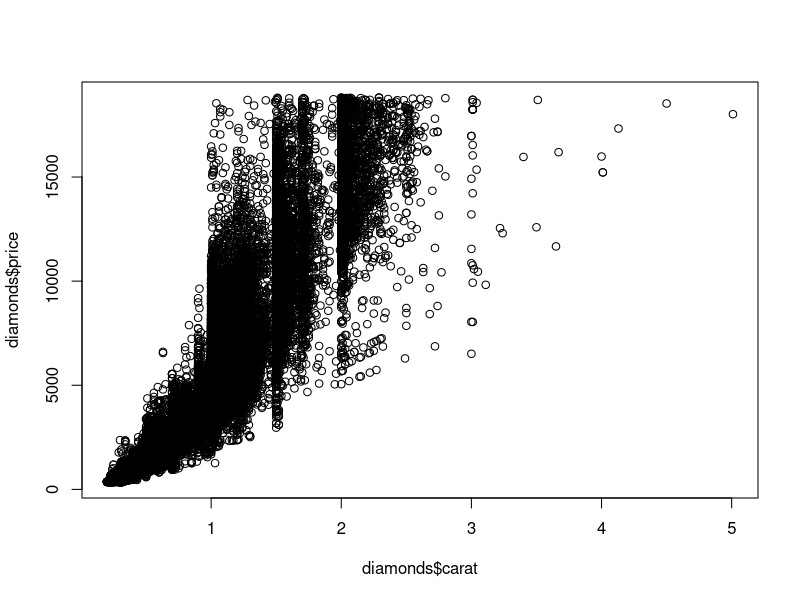
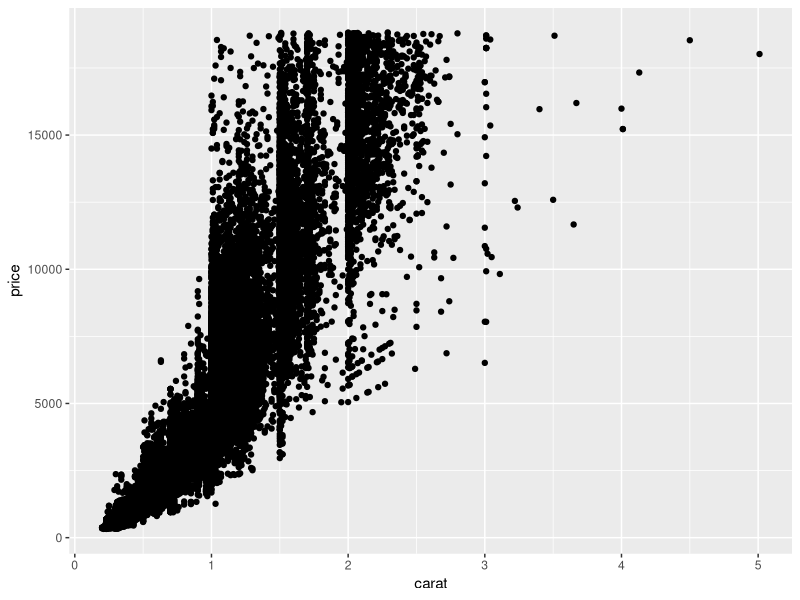
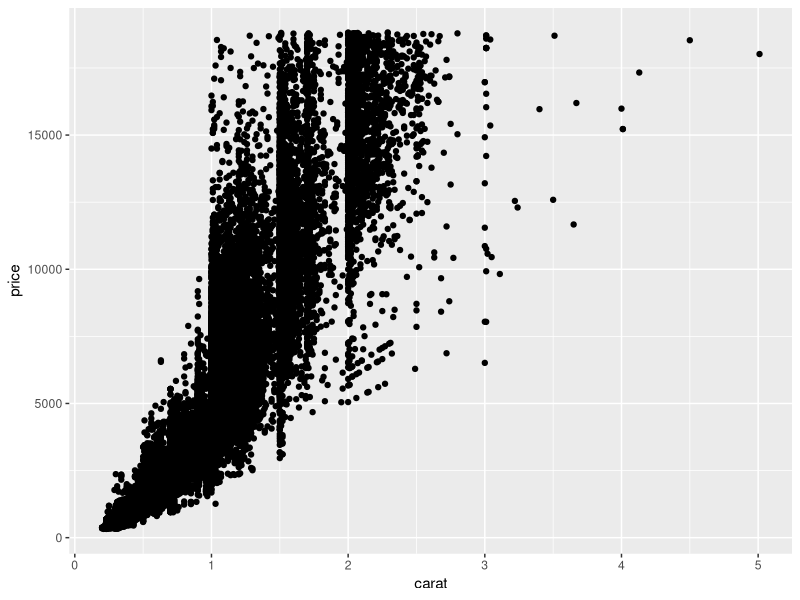
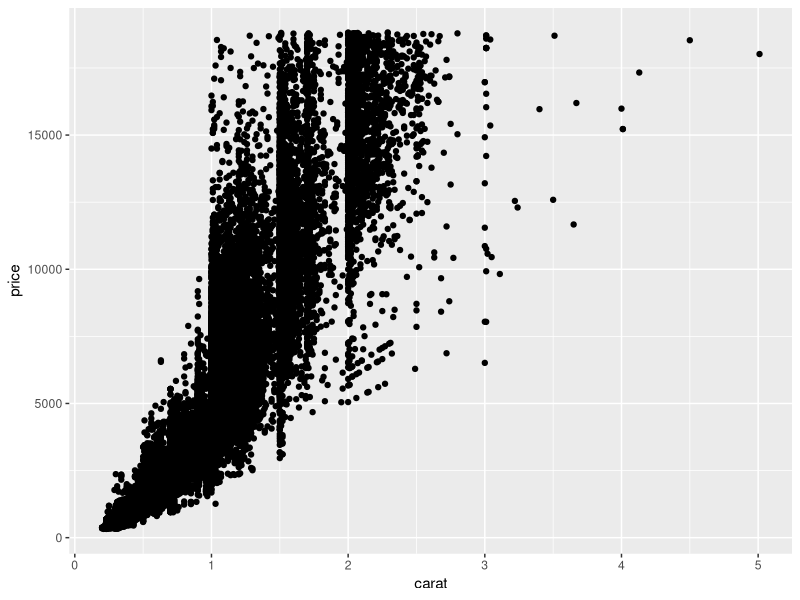
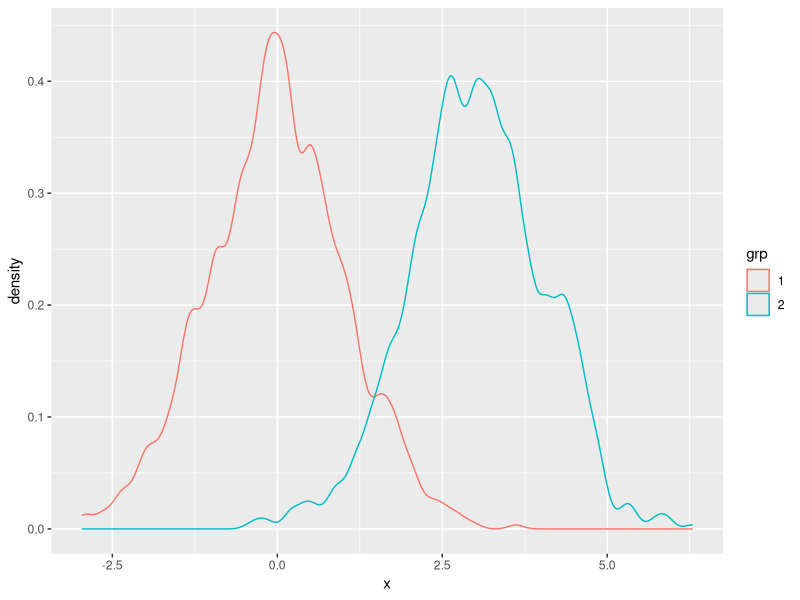
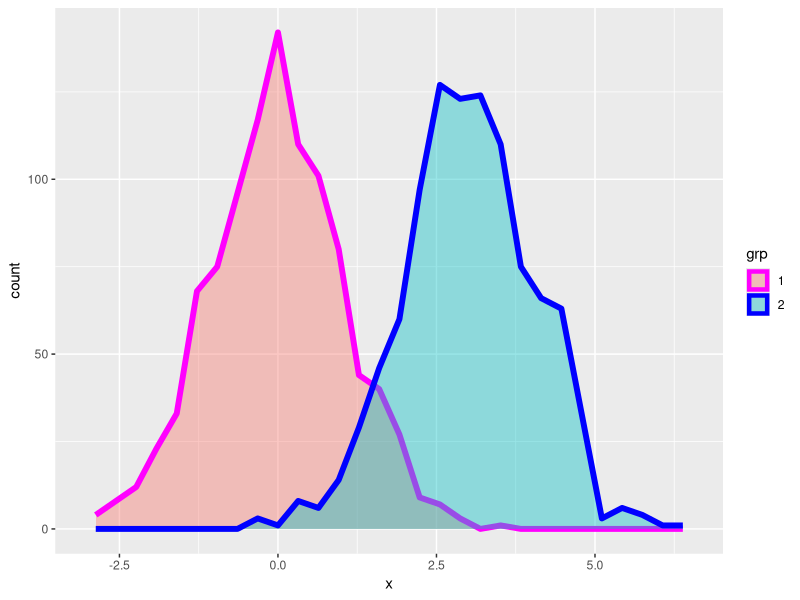
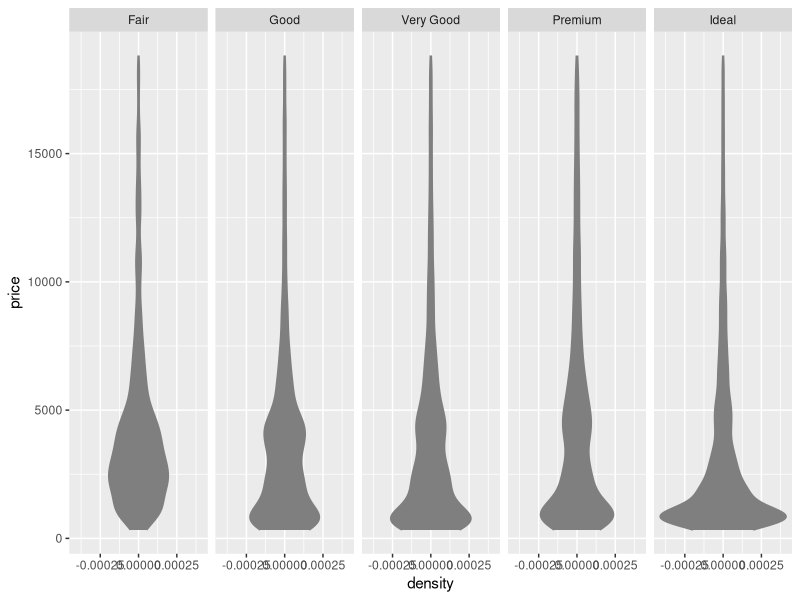
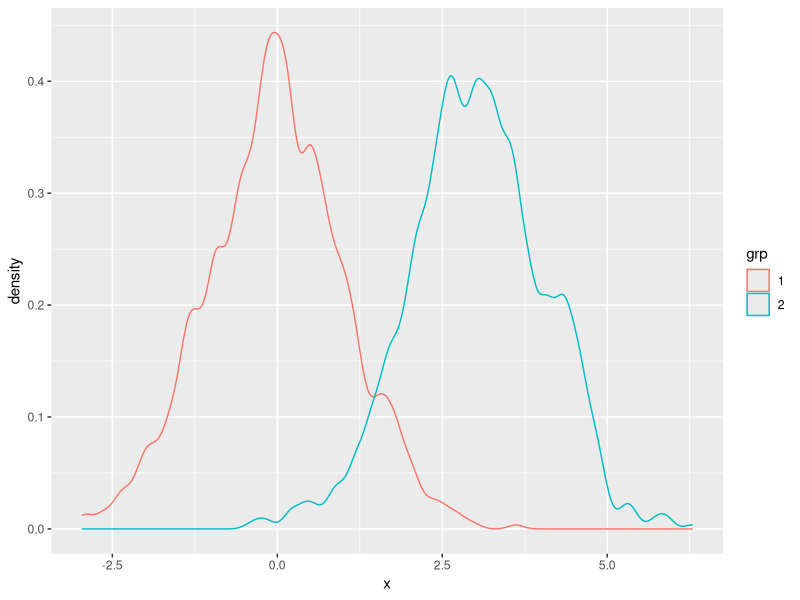

R code for these plots, in order:
## ---- chunk 1
knitr::opts_chunk$set(echo = T, warning = F, error = F, message = F)
library(ggplot2)
## ---- chunk 2
str(diamonds)

plot(diamonds$carat, diamonds$price)
## ---- chunk 3
ggplot() +
  layer(
    data = diamonds,
    mapping = aes(x = carat, y = price),
    geom = "point",
    stat = "identity",
    position = "identity") +
  scale_y_continuous() + 
  scale_x_continuous() +
  coord_cartesian()
## ---- chunk 4
ggplot(diamonds, aes(carat, price)) + geom_point()
## ---- chunk 5
qplot(data = diamonds, x = carat, y = price, geom = "point")
## ---- chunk 6
mix2norm <- data.frame(x  = c(rnorm(1000), rnorm(1000, 3)), 
                       grp = as.factor(rep(c(1,2),each=1000)))

ggplot(mix2norm, aes(x=x, color = grp)) + geom_density(adjust = 1/2)
## ---- chunk 7
ggplot(mix2norm, aes(x=x, color = grp, fill= grp)) + 
  geom_density(alpha = .4, size = 2, stat = "bin") +
  scale_color_manual(values = c("1" = "magenta", "2" = "blue"))
## ---- chunk 8
ggplot(diamonds, aes(x = price)) +
  stat_density(aes(ymax = ..density..,  ymin = -..density..),
    fill = "grey50", colour = "grey50",
    geom = "ribbon", position = "identity") +
  facet_grid(. ~ cut) +
  coord_flip()
## ---- chunk 9
ggplot(mix2norm, aes(x = x, color = grp)) + geom_density(adjust = 1/2)
## ---- chunk 10
ggplot(mix2norm, aes(x = x, color = grp)) + stat_density(adjust = 1/2)
## ---- chunk 11
ggplot(mix2norm, aes(x=x, color = grp)) + 
  stat_density(adjust=1/2, size=2, position ="identity",geom ="line")
## ---- chunk 12
ggplot(mix2norm, aes(x=x, color = grp)) + 
  stat_density(adjust=1/2, size=2, position ="identity", geom ="line") +
  scale_y_log10(limits = c(1e-5,1))
## ---- chunk 13
ggplot(mix2norm, aes(x=x, color = grp)) + 
  stat_density(adjust=1/2, size=2, position ="identity",geom ="line") +
  coord_polar()
## ---- chunk 14
ggplot(mix2norm, aes(x=x, color = grp)) + 
  stat_density(adjust = 1/2, size = 2, position = "identity", geom = "line") +
  facet_grid(grp~.)
## ---- chunk 15

## ---- chunk 16

## ---- chunk 17

## ---- chunk 18

## ---- chunk 19

## ---- chunk 20

## ---- chunk 21
#http://www.stat.purdue.edu/~varao/STAT598Z/lect7.pdf
#http://docs.ggplot2.org/0.9.3.1/stat_density.html
#http://vita.had.co.nz/papers/layered-grammar.pdf
